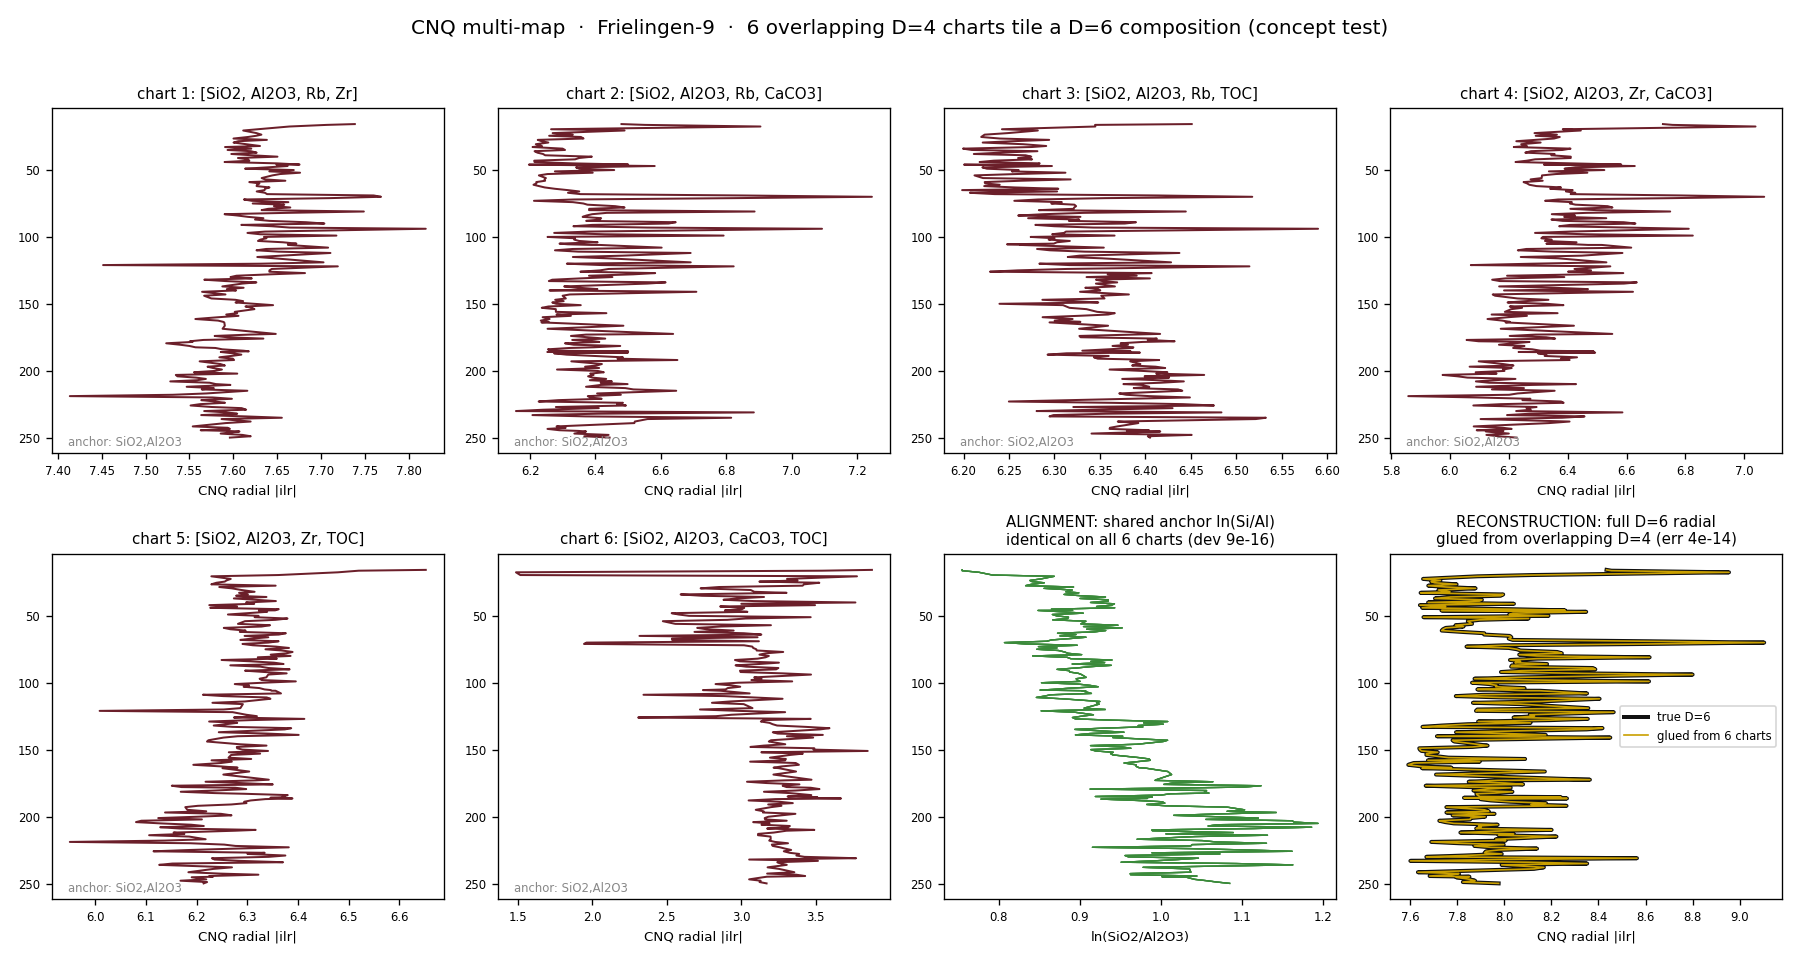

Write Python code to recreate this figure.
#!/usr/bin/env python3
# -*- coding: utf-8 -*-
"""
cnq_multimap.py  --  CONCEPT TEST: tiling a higher-dimensional composition with
overlapping, CNQ-exact D=4 charts, and reconstructing the full-D navigation from
their shared ("duplicate boundary") data.

IDEA (Higgins): CNQ is exact only at D=4 (3 ILR balances -> quaternion). For a
composition with more than 4 parts, instead of one lossy high-D projection, take
an ATLAS of exact D=4 sub-charts that SHARE parts. The shared parts are the
duplicate boundary data; subcompositional coherence forces the charts to agree on
them, and that agreement is what lets the charts be glued back into the full-D move.

TEST DATA: the working Frielingen-9 example, extended to a D=6 bulk subcomposition
  [SiO2, Al2O3, Rb, Zr, CaCO3, TOC]   (Rb,Zr mg/kg -> /1e4; all on a wt%-like scale)
NB: for this concept test CaCO3 + TOC are folded INTO the composition (so there is
no held-out calibration target here); the proper test uses the high-resolution
multi-element core-scan (Ca,Ti,K,Mn,Fe,Sr...). Honest scope: this validates the
GLUING MATHS on real data; the scientific value of the per-chart CNQ ensemble on
genuinely high-D data still needs testing.

ATLAS: anchor = {SiO2, Al2O3} shared by every chart (the alignment "duplicates");
each chart adds one pair from {Rb, Zr, CaCO3, TOC} -> 6 overlapping D=4 charts.

OUTPUTS (this folder): cnq_multimap_data.json, cnq_multimap.png
REQUIRES: numpy, matplotlib
"""
import os, json, itertools
import numpy as np
import matplotlib; matplotlib.use("Agg"); import matplotlib.pyplot as plt

HERE = os.path.dirname(os.path.abspath(__file__))
CSVIN = os.path.join(HERE, "frielingen9_xrf_4part.csv")
PARTS = ["SiO2", "Al2O3", "Rb", "Zr", "CaCO3", "TOC"]
COL = {"SiO2": 1, "Al2O3": 2, "Rb": 3, "Zr": 4, "CaCO3": 5, "TOC": 6}
SCALE = {"Rb": 1e-4, "Zr": 1e-4}  # mg/kg -> wt%-like

# ---- read + build D=6 composition ---------------------------------------
rows = []
for line in open(CSVIN):
    line = line.strip()
    if not line or line.startswith("#") or line.lower().startswith("depth"):
        continue
    rows.append([float(x) for x in line.split(",")])
A = np.array(rows); A = A[np.argsort(A[:, 0])]
depth = A[:, 0]
V = np.column_stack([A[:, COL[p]] * SCALE.get(p, 1.0) for p in PARTS])
V = np.clip(V, 1e-6, None)               # guard zeros for log-ratio
X = V / V.sum(1, keepdims=True)          # closure (D=6 subcomposition)
N, D = X.shape

def clr(M):
    L = np.log(M); return L - L.mean(1, keepdims=True)

def helmert(d):
    H = np.zeros((d, d - 1))
    for i in range(1, d):
        H[:i, i - 1] = 1.0 / i; H[i, i - 1] = -1.0; H[:, i - 1] *= np.sqrt(i / (i + 1.0))
    return H

# ---- full D=6 reference navigation --------------------------------------
clr6 = clr(X)
radial6 = np.linalg.norm(clr6, axis=1)              # |ilr| == |clr|
dclr6 = np.diff(clr6, axis=0)
step6 = np.linalg.norm(dclr6, axis=1)
helm6 = np.argmax(np.abs(dclr6), axis=1)

# ---- the atlas: anchor {SiO2,Al2O3} + each pair of the other four --------
anchor = ["SiO2", "Al2O3"]
extras = ["Rb", "Zr", "CaCO3", "TOC"]
charts = [anchor + list(p) for p in itertools.combinations(extras, 2)]   # 6 charts, D=4 each
idx = {p: i for i, p in enumerate(PARTS)}

chart_out = []
for parts in charts:
    cols = [idx[p] for p in parts]
    sub = X[:, cols]; sub = sub / sub.sum(1, keepdims=True)   # re-closure (subcomposition)
    cl = clr(sub)
    H = helmert(4); il = cl @ H                                # 3-vector per sample (CNQ-native)
    rad = np.linalg.norm(il, axis=1)
    dcl = np.diff(cl, axis=0)
    st = np.linalg.norm(dcl, axis=1)
    hm = np.argmax(np.abs(dcl), axis=1)
    u = il / rad[:, None]
    bearing = np.degrees(np.arccos(np.clip((u[1:] * u[:-1]).sum(1), -1, 1)))
    chart_out.append({"parts": parts, "cols": cols,
                      "radial": rad, "step": st, "helm": [parts[k] for k in hm], "bearing": bearing})

# ---- ALIGNMENT: shared-anchor balance must be identical across charts -----
# ln(SiO2/Al2O3) computed inside each chart; subcompositional coherence => identical.
anchor_bal = []
for c in chart_out:
    sub_cols = c["cols"]; ci = sub_cols.index(idx["SiO2"]); cj = sub_cols.index(idx["Al2O3"])
    sub = X[:, sub_cols]; sub = sub / sub.sum(1, keepdims=True); cl = clr(sub)
    anchor_bal.append(cl[:, ci] - cl[:, cj])
anchor_bal = np.array(anchor_bal)                  # (charts, N)
align_max_dev = float(np.max(np.abs(anchor_bal - anchor_bal[0])))
true_anchor = clr6[:, idx["SiO2"]] - clr6[:, idx["Al2O3"]]
align_vs_full = float(np.max(np.abs(anchor_bal[0] - true_anchor)))

# ---- RECONSTRUCTION: glue charts -> full clr6 ----------------------------
# model per sample: clrS_k(measured) = clr6_k + offset_S   (k in chart S)
# unknowns: clr6 (D) with sum=0, plus one offset per chart. Solve per sample.
def reconstruct(atlas_cols):
    M = len(atlas_cols)
    rec = np.zeros((N, D)); errs = []
    # build design once (structure is sample-independent)
    rowsM = []; rhs_template = []
    for s, cols in enumerate(atlas_cols):
        for k in cols:
            r = np.zeros(D + M); r[k] = 1.0; r[D + s] = 1.0; rowsM.append(r)
    cons = np.zeros(D + M); cons[:D] = 1.0          # sum(clr6)=0
    G = np.vstack(rowsM + [cons * 100.0])           # weight the constraint
    rank = np.linalg.matrix_rank(G[:, :D + M])
    for n in range(N):
        b = []
        for cols in atlas_cols:
            sub = X[n, cols]; sub = sub / sub.sum(); cl = np.log(sub) - np.log(sub).mean()
            b.extend(cl.tolist())
        b.append(0.0)
        sol, *_ = np.linalg.lstsq(G, np.array(b), rcond=None)
        rec[n] = sol[:D]
        errs.append(np.max(np.abs(rec[n] - clr6[n])))
    return rec, max(errs), rank

atlas_cols = [c["cols"] for c in chart_out]
rec6, recon_err, rank_full = reconstruct(atlas_cols)
ncols_full = D + len(atlas_cols)
rad6_rec = np.linalg.norm(rec6, axis=1)
recon_corr = float(np.corrcoef(rad6_rec, radial6)[0, 1])

# ---- OVERLAP NECESSITY: two charts that share NO parts cannot be aligned --
# {SiO2,Al2O3,Rb,Zr} and {CaCO3,TOC} -> disjoint -> system rank-deficient.
disjoint = [[idx[p] for p in ["SiO2", "Al2O3", "Rb", "Zr"]], [idx[p] for p in ["CaCO3", "TOC"]]]
_, disj_err, disj_rank = reconstruct(disjoint)
disj_ncols = D + len(disjoint)

print("=== CNQ multi-map concept test (Frielingen-9, D=6 -> overlapping D=4 charts) ===")
print(f"parts D={D}: {PARTS}")
print(f"atlas: {len(charts)} charts, anchor={anchor}, each D=4:")
for c in chart_out: print("   ", c["parts"])
print(f"ALIGNMENT  anchor balance max deviation across charts = {align_max_dev:.2e}  (vs full = {align_vs_full:.2e})")
print(f"RECONSTRUCT full D=6 clr from the 6 overlapping charts: max error = {recon_err:.2e}")
print(f"           design rank = {rank_full}/{ncols_full} (full column rank => unique)  radial corr = {recon_corr:.6f}")
print(f"OVERLAP NEEDED  disjoint atlas (no shared parts): rank = {disj_rank}/{disj_ncols} (deficient), recon error = {disj_err:.2e}")

# ---- multi-map figure ----------------------------------------------------
cmap = {"SiO2": "#2a6b9a", "Al2O3": "#3a8a3a", "Rb": "#caa000", "Zr": "#6b1f2a", "CaCO3": "#111", "TOC": "#2a6b9a"}
fig, ax = plt.subplots(2, 4, figsize=(15, 8)); ax = ax.ravel()
for i, c in enumerate(chart_out):
    a = ax[i]
    a.plot(c["radial"], depth, color="#6b1f2a", lw=1.2)
    a.invert_yaxis(); a.set_title("chart %d: [%s]" % (i + 1, ", ".join(c["parts"])), fontsize=9)
    a.set_xlabel("CNQ radial |ilr|", fontsize=8); a.tick_params(labelsize=7)
    a.text(0.04, 0.02, "anchor: SiO2,Al2O3", transform=a.transAxes, fontsize=7, color="#888")
# panel 7: alignment (all anchor balances overlaid -> one line)
a = ax[6]
for r in anchor_bal: a.plot(r, depth, color="#3a8a3a", lw=0.8, alpha=0.7)
a.invert_yaxis(); a.set_title("ALIGNMENT: shared anchor ln(Si/Al)\nidentical on all 6 charts (dev %.0e)" % align_max_dev, fontsize=9)
a.set_xlabel("ln(SiO2/Al2O3)", fontsize=8); a.tick_params(labelsize=7)
# panel 8: reconstruction (glued full vs true full)
a = ax[7]
a.plot(radial6, depth, color="#111", lw=2.4, label="true D=6")
a.plot(rad6_rec, depth, color="#caa000", lw=1.0, label="glued from 6 charts")
a.invert_yaxis(); a.set_title("RECONSTRUCTION: full D=6 radial\nglued from overlapping D=4 (err %.0e)" % recon_err, fontsize=9)
a.set_xlabel("CNQ radial |ilr|", fontsize=8); a.tick_params(labelsize=7); a.legend(fontsize=7)
fig.suptitle("CNQ multi-map  ·  Frielingen-9  ·  6 overlapping D=4 charts tile a D=6 composition (concept test)", fontsize=12)
fig.tight_layout(rect=[0, 0, 1, 0.97]); fig.savefig(os.path.join(HERE, "cnq_multimap.png"), dpi=120); plt.close()

# ---- data json -----------------------------------------------------------
json.dump({
    "concept": "overlapping CNQ-exact D=4 charts tile a higher-D composition; shared parts align them; glue reconstructs full-D navigation",
    "data": "Frielingen-9 (PANGAEA 897615); D=6 subcomposition " + ",".join(PARTS),
    "depth": [round(float(x), 2) for x in depth],
    "anchor": anchor,
    "charts": [{"parts": c["parts"]} for c in chart_out],
    "alignment_anchor_max_dev": align_max_dev,
    "alignment_vs_full": align_vs_full,
    "reconstruction_max_error": recon_err,
    "reconstruction_radial_corr": recon_corr,
    "design_rank": [int(rank_full), int(ncols_full)],
    "overlap_necessity": {"disjoint_rank": [int(disj_rank), int(disj_ncols)], "disjoint_recon_error": float(disj_err)},
    "radial_full_true": [round(float(x), 4) for x in radial6],
    "radial_full_reconstructed": [round(float(x), 4) for x in rad6_rec],
    "note": "Gluing maths validated lossless on real data (confirmed). Scientific value of the per-chart CNQ ensemble on genuine multi-element core-scan data still to be tested."
}, open(os.path.join(HERE, "cnq_multimap_data.json"), "w"), indent=1)
print("wrote cnq_multimap.png, cnq_multimap_data.json")
